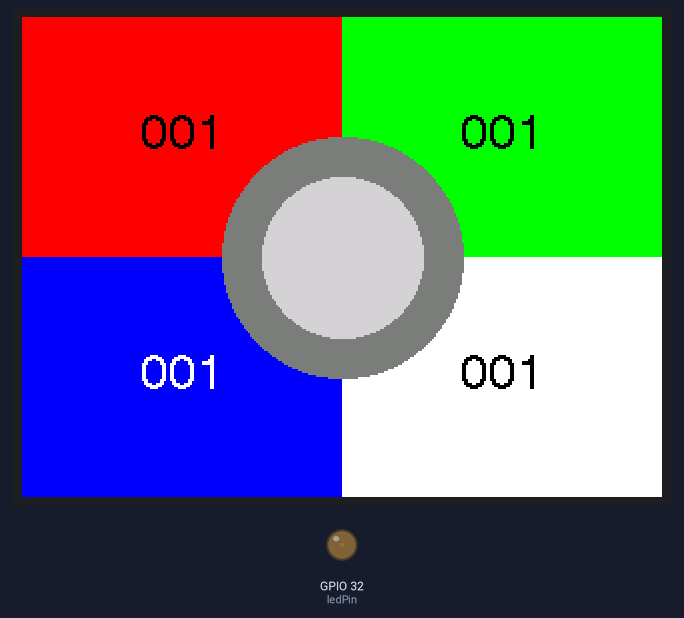
Bench run of a sketch on a simulated ESP32. On the bench: 320×240 colour display, output pins drawn as LEDs (lit = HIGH).

Above: at 0.3 s.
At 10.0 s:
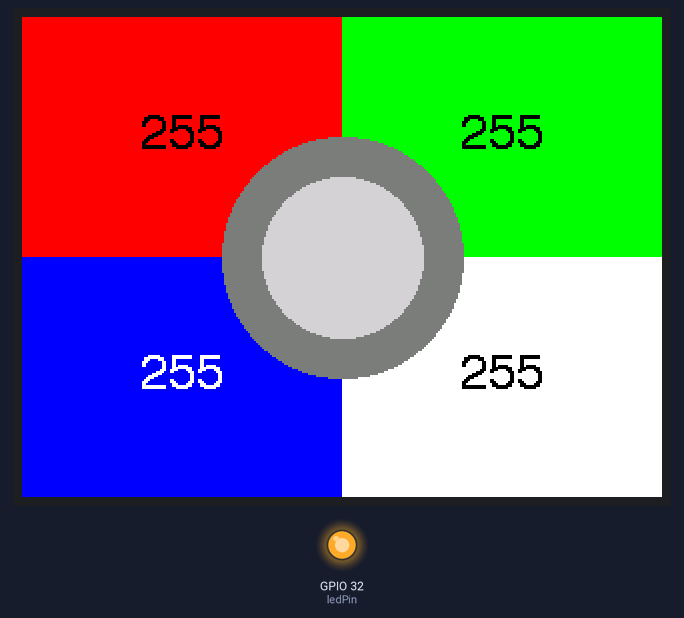
At 20.9 s:
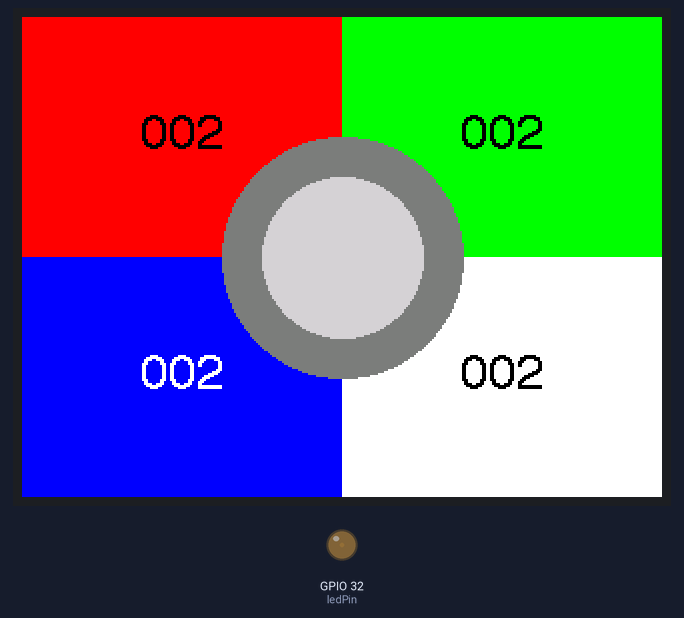
At 30.6 s:
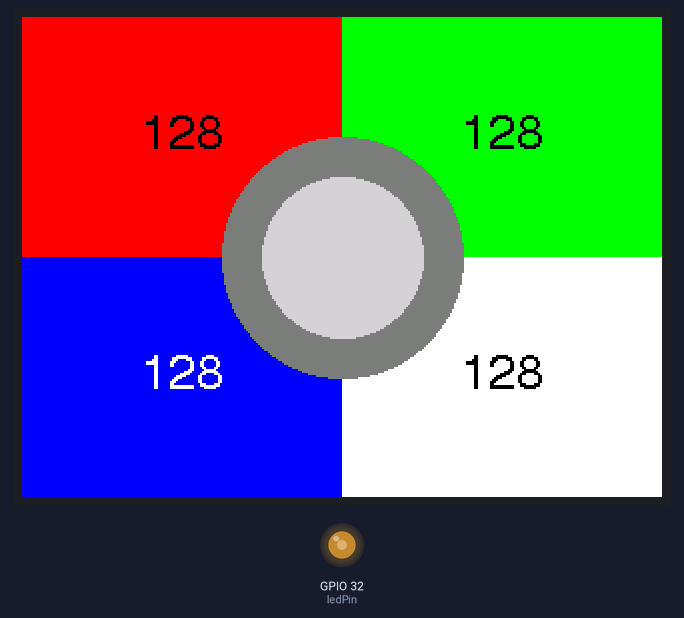
Timing chart, 0 to 40.0 s (numbered marks = the images above):
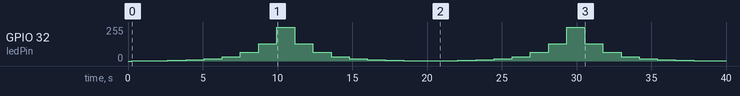

Measured:
- what the display in image 1 shows lasts 1.2 s, from 10.0 s to 11.2 s

The sketch:

Test16_ScreenBrightnessDemo.ino
```cpp
#include <SPI.h>
#include <TFT_eSPI.h>

TFT_eSPI tft = TFT_eSPI();

// setting PWM properties
const int freq = 5000;
const int ledChannel = 0;
const int resolution = 8;
const int ledPin = 32;

static const uint8_t BRIGHTNESS[] = { 1,2,4,8,16,32,64,128,255,128,64,32,16,8,4,2 };

void setup()   {

  // configure LED PWM functionalitites
  ledcSetup(ledChannel, freq, resolution);

  // attach the channel to the GPIO to be controlled
  ledcAttachPin(ledPin, ledChannel);

  //Set up the display
  tft.init();
  tft.setRotation(3);
  tft.fillRect(  0,   0, 160, 120, TFT_RED  );
  tft.fillRect(160,   0, 160, 120, TFT_GREEN);
  tft.fillRect(  0, 120, 160, 120, TFT_BLUE );
  tft.fillRect(160, 120, 160, 120, TFT_WHITE);

  tft.fillCircle(160, 120, 60, TFT_DARKGREY );
  tft.fillCircle(160, 120, 40, TFT_LIGHTGREY);

  tft.setTextDatum(MC_DATUM);
}

void loop() {
  char buffer [100];

  // increase the LED brightness
  for(auto& brightness : BRIGHTNESS) {
    ledcWrite(ledChannel, brightness);
    snprintf(buffer, 100, "  %03d  ", brightness);
    tft.setTextColor(TFT_BLACK, TFT_RED  );  tft.drawString(buffer, 80, 60, 4);
    tft.setTextColor(TFT_BLACK, TFT_GREEN);  tft.drawString(buffer,240, 60, 4);
    tft.setTextColor(TFT_WHITE, TFT_BLUE );  tft.drawString(buffer, 80,180, 4);
    tft.setTextColor(TFT_BLACK, TFT_WHITE);  tft.drawString(buffer,240,180, 4);
    delay(1200);
  }
}
```
